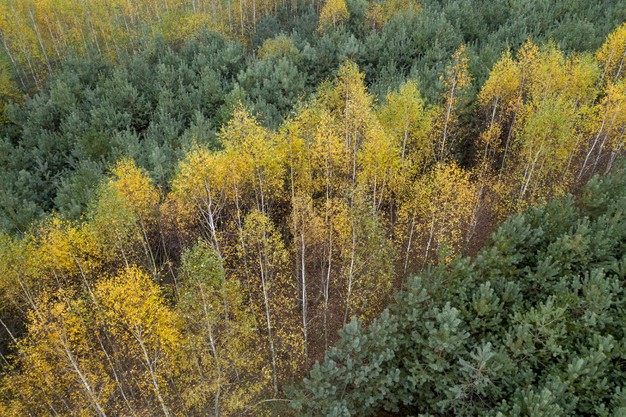
#> input picture rose_red.jpg, 626 x 417 px
$ python open.py
#> lines starting #> are read from the running program, lines starting #| are printed output that depends on the picture; after the words box and inside, x2 and y2 are one past the last pixel; in counts of white or black regions, pixels touching at a corner belong together
import cv2
import numpy as np
img = cv2.imread('rose_red.jpg')
#> img is the input picture: shape (417, 626, 3); mean B, G, R 64.6, 104.1, 107.9
gray = cv2.cvtColor(img,cv2.COLOR_BGR2GRAY)
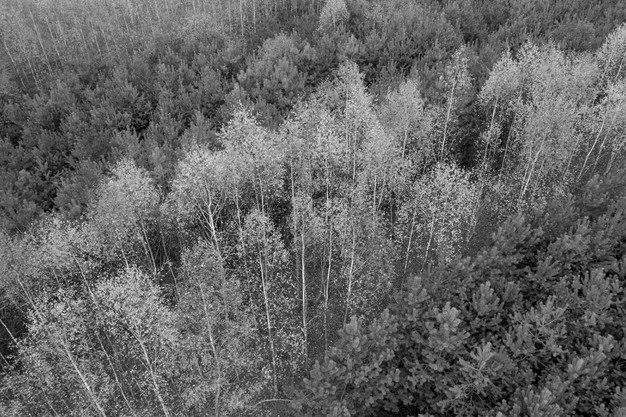
#> gray: shape (417, 626); min 0, max 248, mean 100.7
edges = cv2.Canny(gray,50,150,apertureSize = 3)
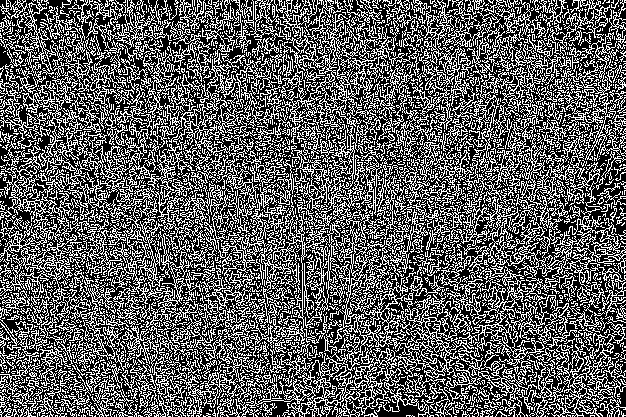
#> edges: shape (417, 626); 36.9% white in thin lines or dots
minLineLength = 100
maxLineGap = 10
lines = cv2.HoughLinesP(edges,1,np.pi/180,100,minLineLength,maxLineGap)
#> lines = [[396, 356, 406, 358], [272, 400, 283, 400]]
for line in lines:
 for x1,y1,x2,y2 in line: cv2.line(img,(x1,y1),(x2,y2),(0,255,0),2)
#> this loop made 2 passes
#> img: shape (417, 626, 3); 0.03% of pixels changed, all inside (x1, y1, x2, y2) = (271, 355, 408, 402)
cv2.namedWindow("image", cv2.WINDOW_NORMAL)
cv2.imshow('image',img)
cv2.waitKey(0)
cv2.destroyAllWindows()

$ run again, with res.jpg copied over rose_red.jpg
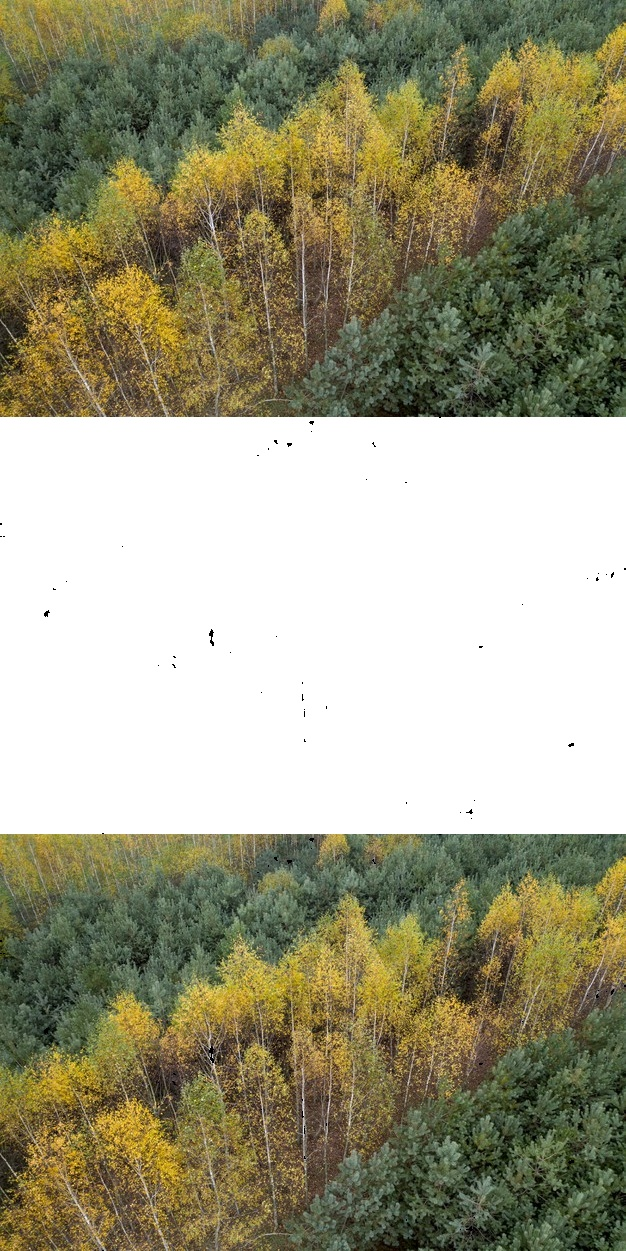
#> input picture res.jpg, 626 x 1251 px
#> img is the input picture: shape (1251, 626, 3); mean B, G, R 128, 154.3, 156.8
#> `edges = cv2.Canny(gray,50,150,apertureSize = 3)`:
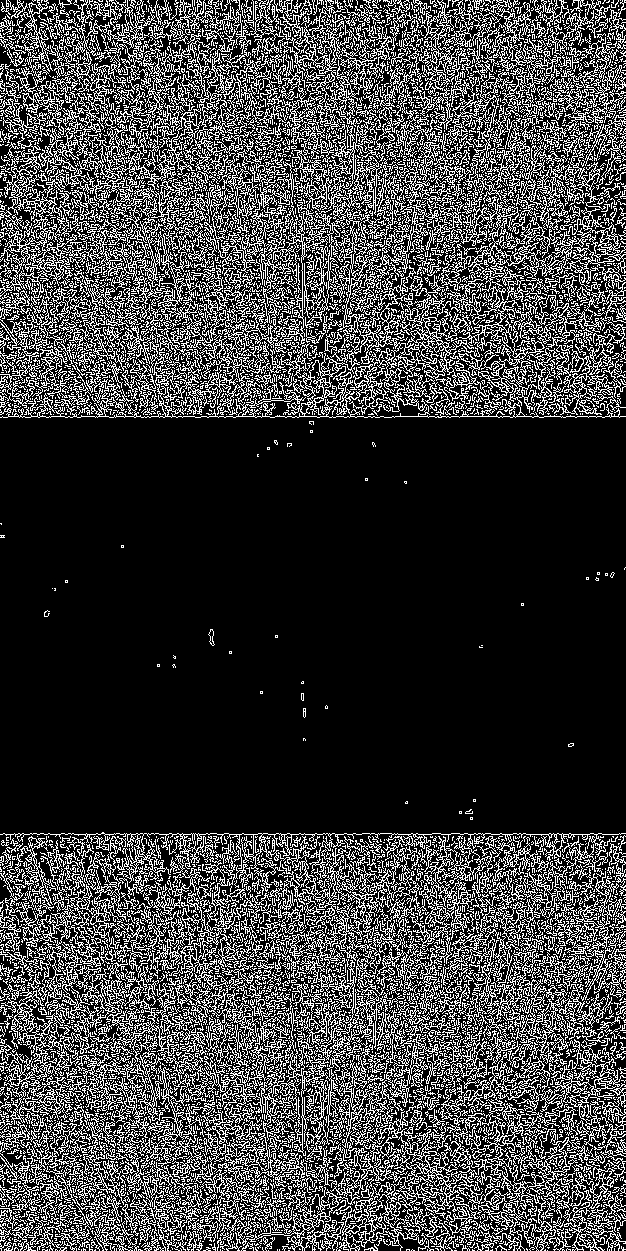
#> edges: shape (1251, 626); 24.7% white in thin lines or dots
#> lines = 41 rows, first 6: [345, 932, 346, 922], [265, 940, 265, 930], [395, 416, 427, 416], [302, 1149, 302, 1118], [526, 834, 548, 834], [304, 254, 304, 242]
#> the loop `for line in lines:` made 41 passes
#> after the loop `for line in lines:`:
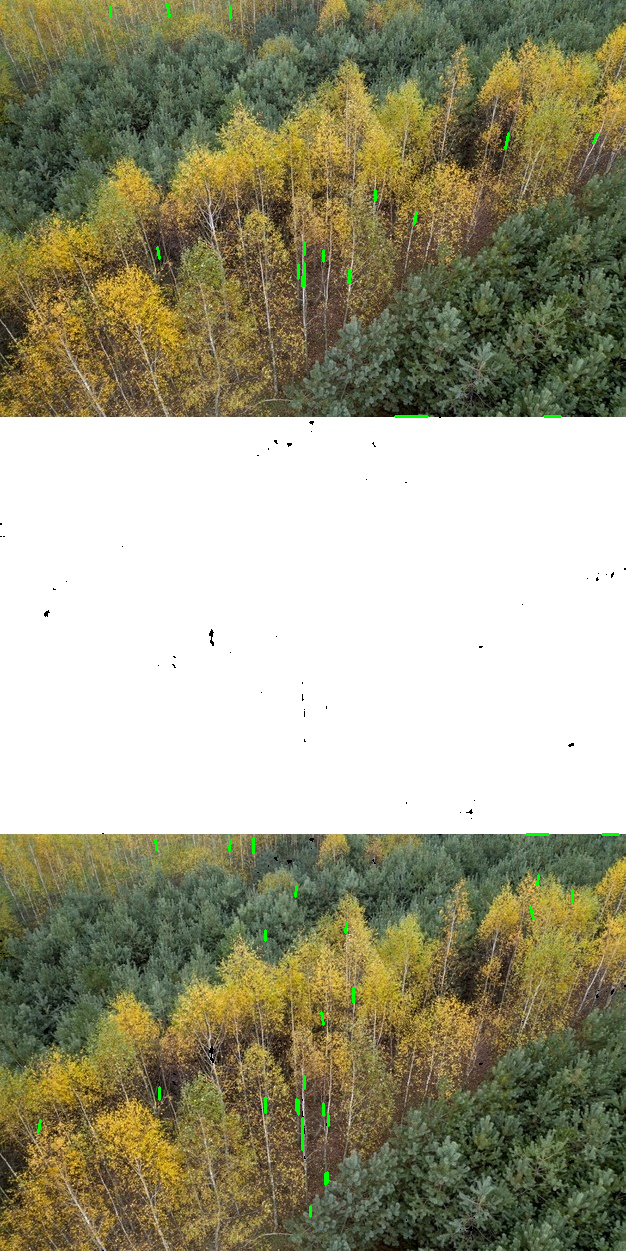
#> img: shape (1251, 626, 3); 0.23% of pixels changed, all inside (x1, y1, x2, y2) = (37, 3, 620, 1218)
